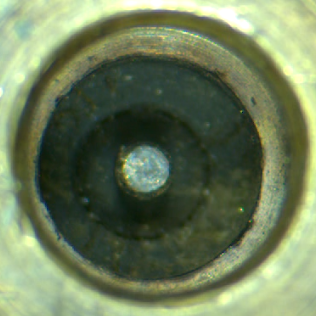
#> input picture template_no.png, 316 x 316 px
$ python CropNozzle.py
#> lines starting #> are read from the running program, lines starting #| are printed output that depends on the picture; pictures that were not available may be replaced by others from this repository, and a replacement may not be noted
import os
import string
import cv2 as cv
import numpy as np
import random as rn

def recursive_string(folder):
    s = ''.join(rn.choices(list(string.ascii_lowercase), k=10))
    if os.path.exists(os.path.join(folder, s + '.png')):
        s = recursive_string(folder)
    return s

DESTINATION = 'Crops_NEW'
THRESHOLD = 0.85
VIDEO = r'Nozzle\no3.mp4'
LABEL = 'NO'
NEEDLE = 'template_no.png'
print(VIDEO, LABEL)

os.makedirs(DESTINATION, exist_ok=True)
os.makedirs(os.path.join(DESTINATION, 'YES'), exist_ok=True)
os.makedirs(os.path.join(DESTINATION, 'NO'), exist_ok=True)

cap = cv.VideoCapture(VIDEO)
needle = cv.imread(NEEDLE)
#> needle is the input picture: shape (316, 316, 3); mean B, G, R 89.9, 123.7, 108.9
needle = cv.cvtColor(needle, cv.COLOR_BGR2GRAY)
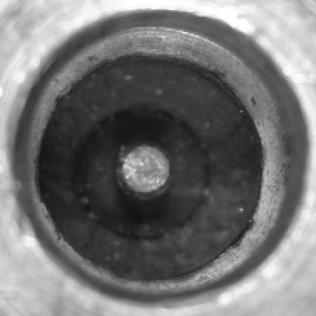
#> needle: shape (316, 316); min 18, max 255, mean 115.4

while cap.isOpened():
    ret, frame = cap.read()
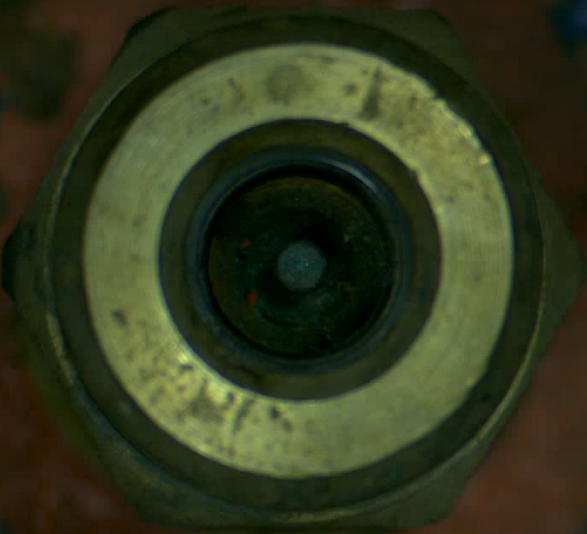
#> input picture template_full.png, 587 x 534 px, given in place of no3.mp4, which was not available
#> frame is the input picture: shape (534, 587, 3); mean B, G, R 29.6, 56.7, 50.1
    if not ret:
        break
    haystack = cv.cvtColor(frame, cv.COLOR_BGR2GRAY)
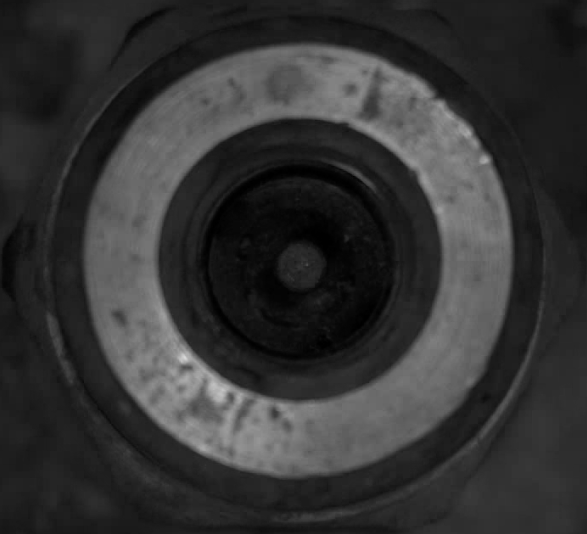
#> haystack: shape (534, 587); min 0, max 216, mean 51.6
    for aspect_ratio in np.arange(0.4, 2.0, 0.2):
        needle_resized = cv.resize(needle, None, None, aspect_ratio, aspect_ratio, cv.INTER_CUBIC)
        needle_h, needle_w = needle_resized.shape
#> (the run stopped early here; a loop or call above may not have finished)
